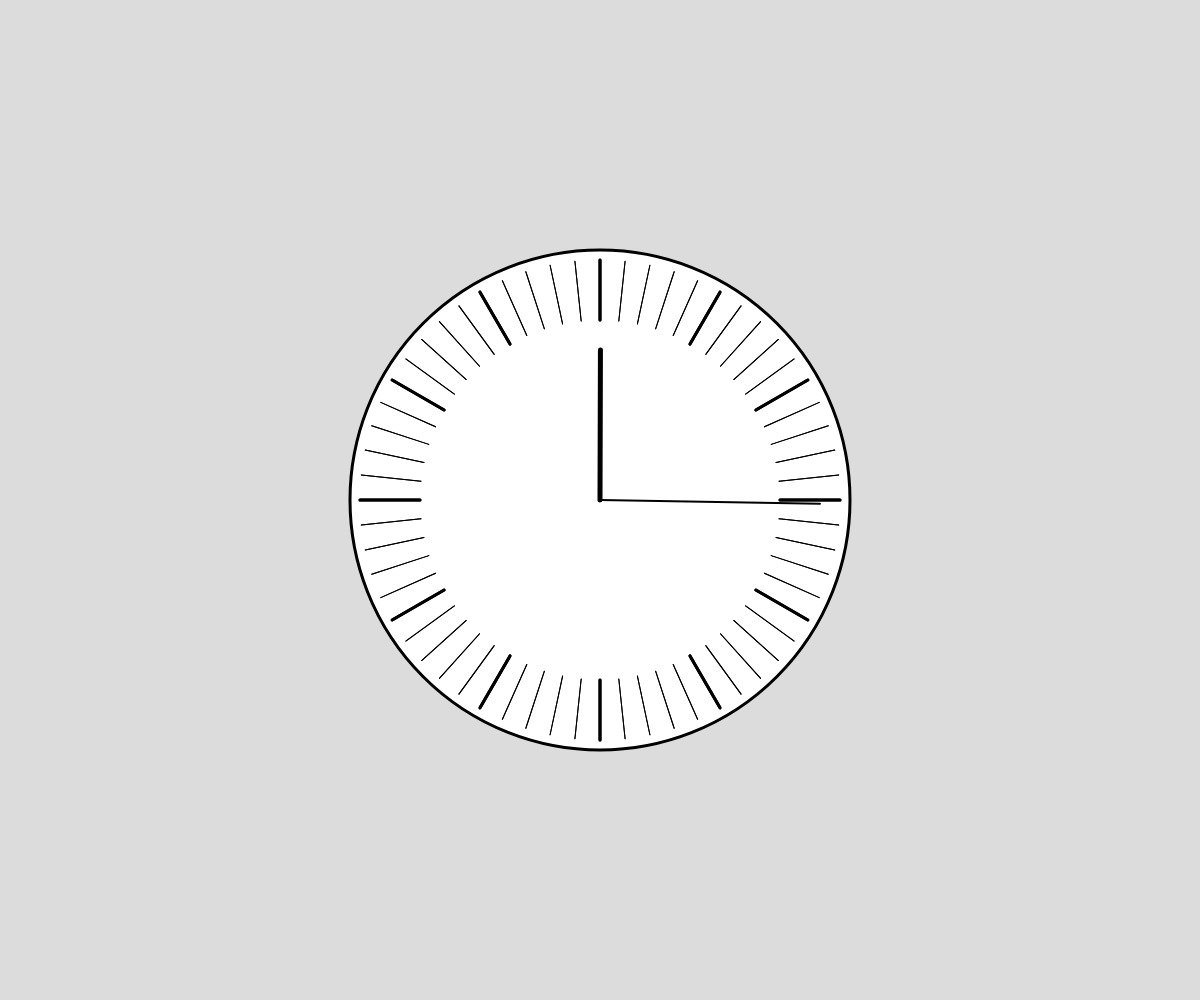
Frame 1 (no input)
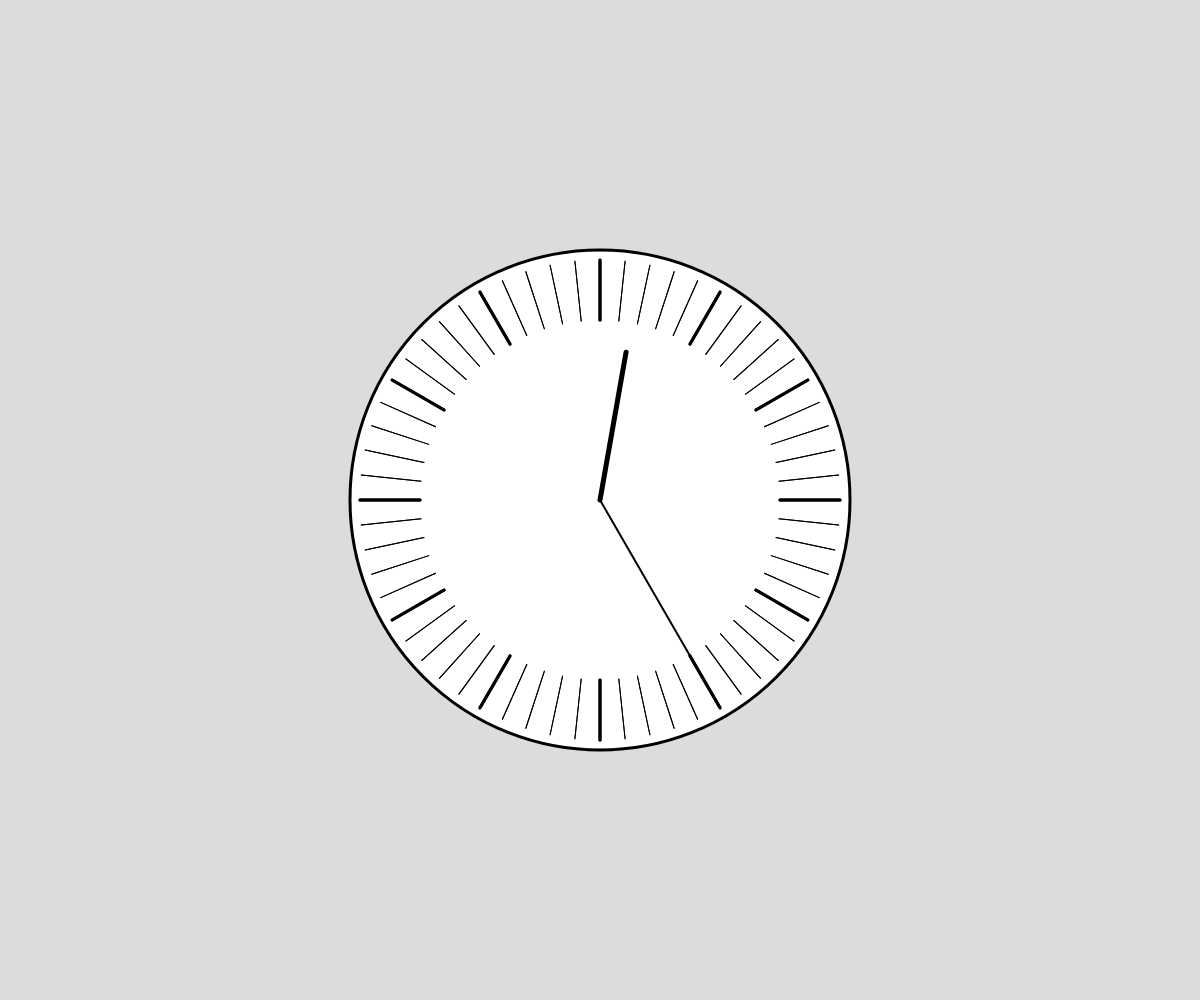
Frame 60 (no input)
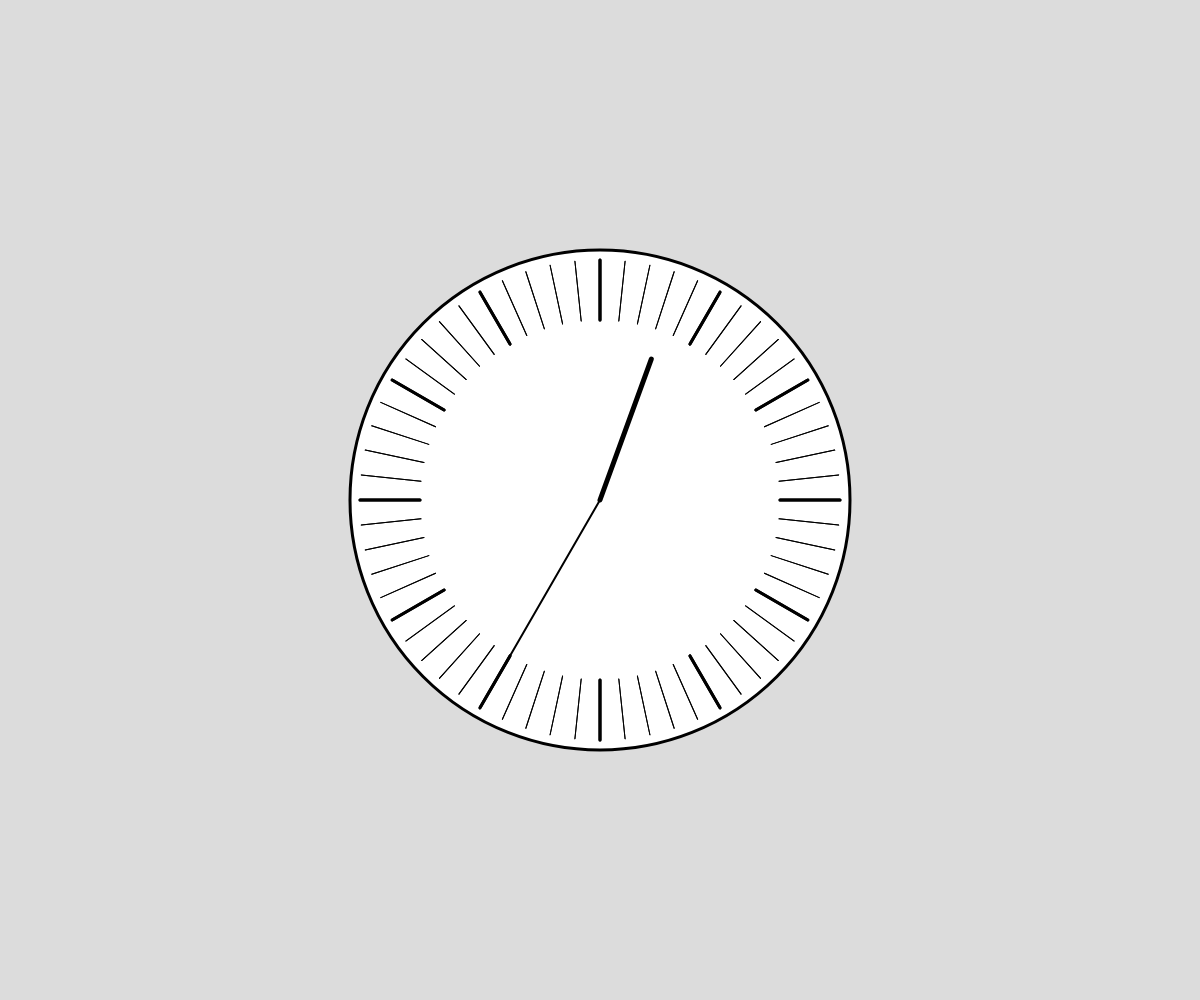
Frame 120 (the mouse pressed at the canvas centre since frame 60)

The p5.js sketch that drew these frames (run headless with seeded random() and noise() and a simulated clock; from frame 60 on, the mouse is pressed at the canvas centre):

// p5.js sketch
// ── sketch.js
// Project Title
// Your Name
// Date
//
// Extra for Experts:
// - describe what you did to take this project "above and beyond"


function setup() {
  createCanvas(windowWidth, windowHeight);
}

function draw() {
  background(220);
  push();
  translate(width/2,height/2);
  strokeWeight(3);
  ellipse(0,0,500,500);
  for (let i=0;i<360;i+=6){
    push();
    rotate(radians(i));
    if (i%30===0){
      strokeWeight(3);
      line(180,0,240,0);
    }
    else{
      strokeWeight(1);
      line(180,0,240,0);
    }
    line(180,0,240,0);
    pop();
  }
//hands
  push();
  rotate(radians(frameCount));
  strokeWeight(2);
  line(0,0,220,0);
  pop();
  push();
  rotate(radians(frameCount/6));
  strokeWeight(5);
  line(0,0,0,-150);
  pop();

  pop();
  
}
